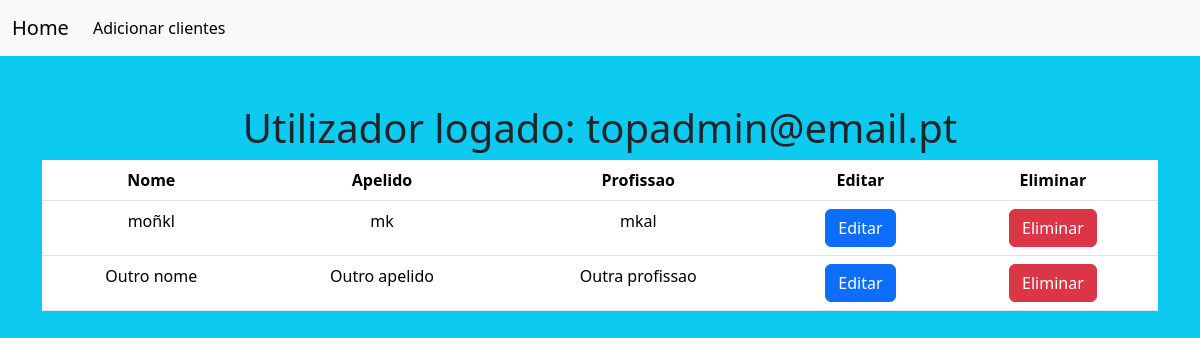
/PHP/clientes-dados-pessoais/clientes.php (signed in), run on the app's committed database.
### tables this page shows
CREATE TABLE `clientes` (
  `ID` int(6) NOT NULL,
  `Email` int(50) NOT NULL,
  `Nome` varchar(20) NOT NULL,
  `Apelido` varchar(20) NOT NULL,
  `Profissao` varchar(20) NOT NULL
);

### PHP/clientes-dados-pessoais/clientes.php (the view, shortened to what this page needs)
<?php
include_once('../config.php');
$logado = $_SESSION['email'];
$sql = "SELECT * FROM clientes ";
$stmt = $conexao->prepare($sql);
$stmt->execute();
$result = $stmt->get_result();
?>
<!DOCTYPE html>
<html>
    <head>
    <link rel="stylesheet" href="https://cdn.jsdelivr.net/npm/bootstrap@5.3.2/dist/css/bootstrap.min.css">
    </head>
    <body class="bg-info">
    <nav class="navbar navbar-expand-lg  navbar-light bg-light ">
  <div class="container-fluid">
    <a class="navbar-brand" href="../homepage.php">Home</a>
    <div class="collapse navbar-collapse" id="navbarSupportedContent">
      <ul class="navbar-nav me-auto mb-2 mb-lg-0">
        <li class="nav-item">
          <a class="nav-link active" aria-current="page" href="upload_clientes.php">Adicionar clientes</a>
        </li>
      </ul>
    </div>
  </div>
</nav>
    <div class="container mt-5">
      <div class="row">
       <div class="col text-center">
        <?php echo "<h1>Utilizador logado: $logado</h1>" ?>
       <table class="table">
            <thead>
                <tr>
                    <th>Nome</th>
                    <th>Apelido</th>
                    <th>Profissao</th>
                    <th>Editar</th>
                    <th>Eliminar</th>
                </tr>
            </thead>
            <tbody>
                <?php
                if($result->num_rows >0){
                    while($row = $result->fetch_assoc()) {
                        echo "<tr>";
                        echo "<td>" .$row['Nome'] . "</td>";
                        echo "<td>" .$row['Apelido'] . "</td>";
                        echo "<td>" .$row['Profissao'] . "</td>";
                        echo "<td><a class='btn btn-primary'   href='editar_clientes.php?id=" .$row['ID']."'>Editar</a></td>";
                        echo "<td><a class='btn btn-danger'  href='eliminar_clientes.php?id=" .$row['ID']."'>Eliminar</a></td>";
                        echo "</tr>";
                    }
                } else {
                    echo "<tr><td colspan='4'>Nenhum cliente  encontrado.</td></tr>";
                }
                ?>
            </tbody>
        </table>
       </div>
      </div>
    </div>
    </body>
</html>

### data on the page
clientes: Nome "moñkl", Apelido "mk", Profissao "mkal"
clientes: Nome "Outro nome", Apelido "Outro apelido", Profissao "Outra profissao"

### other printed values
$logado "topadmin@email.pt"
